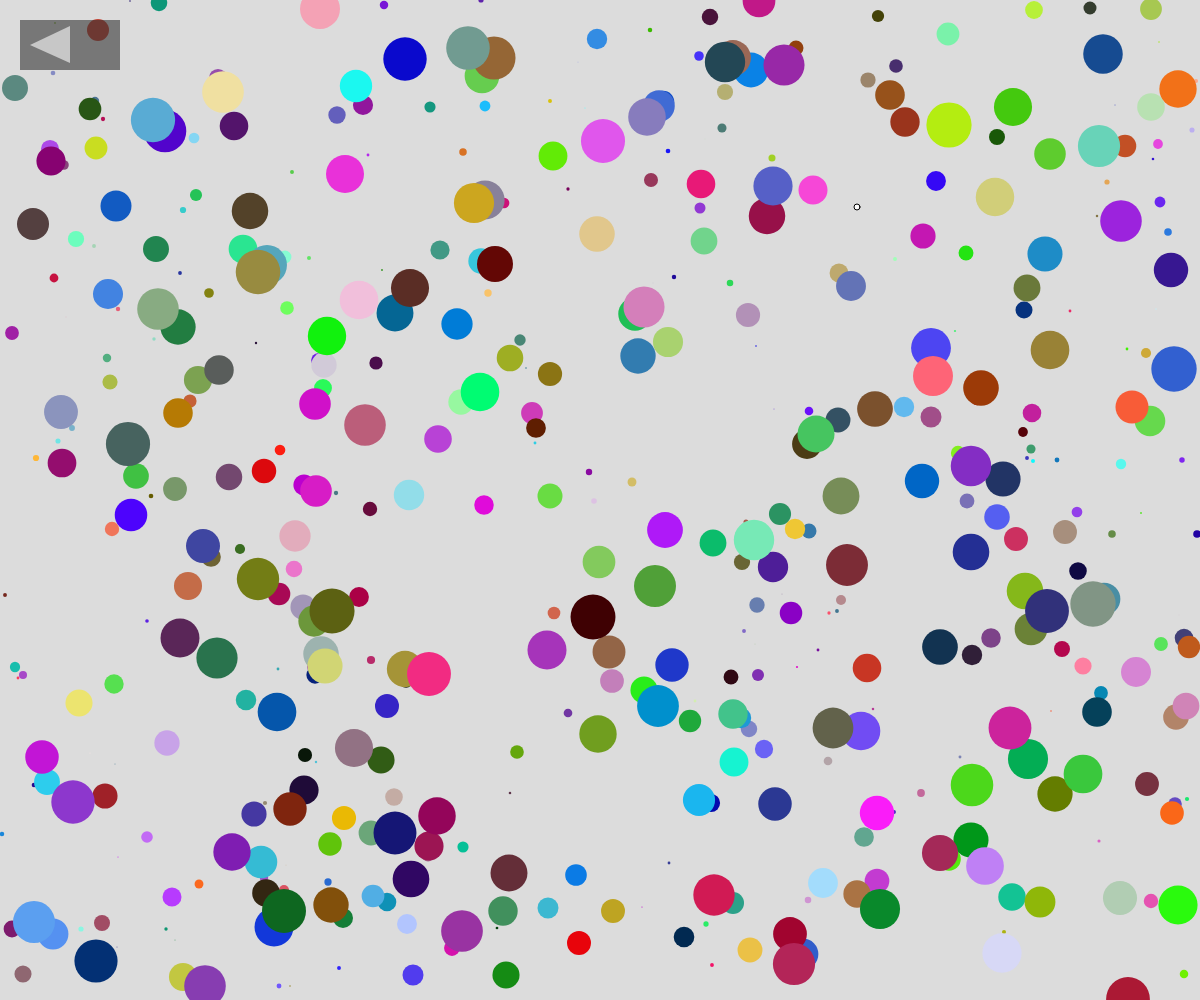
Frame 1 (no input)
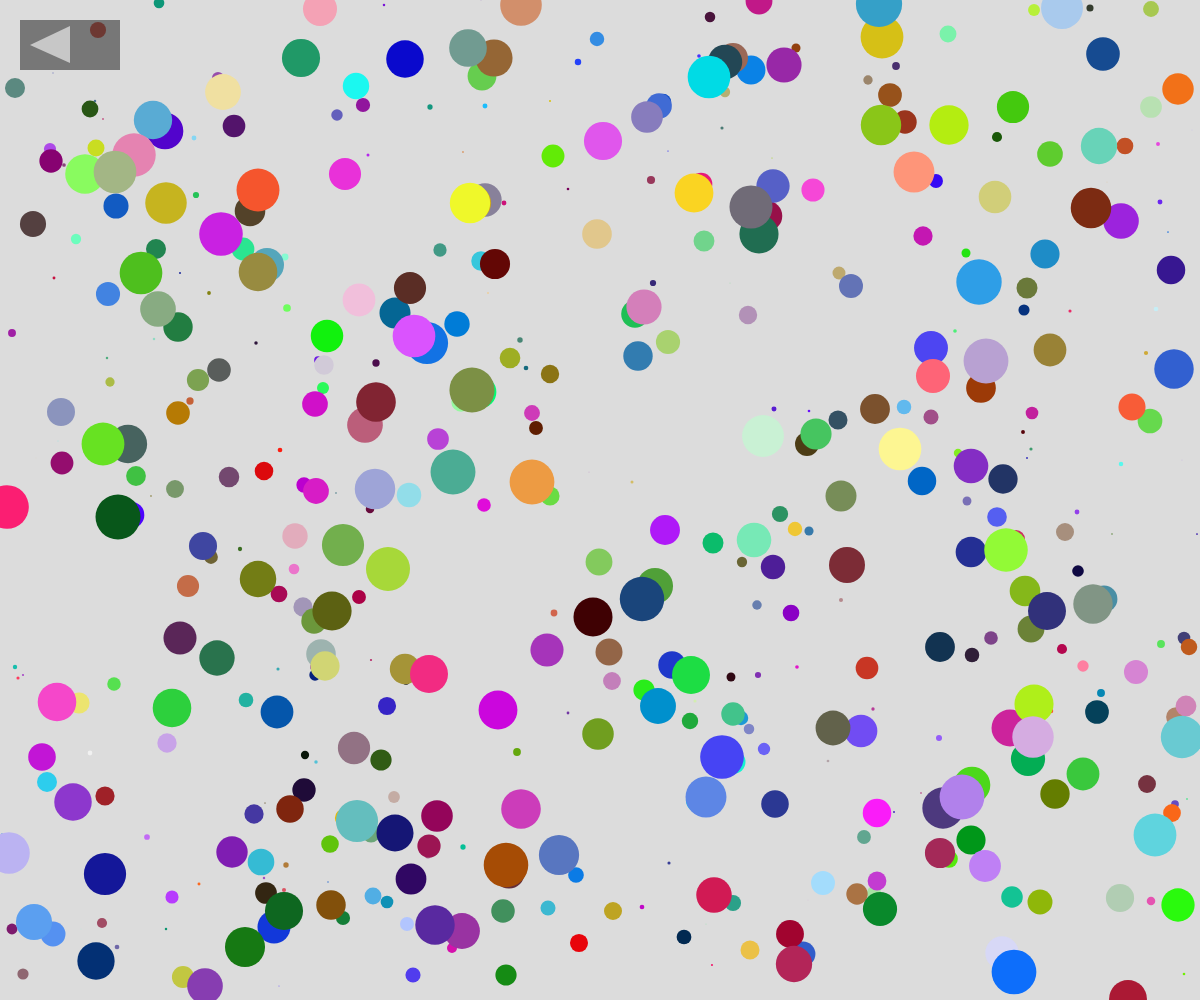
Frame 60 (no input)
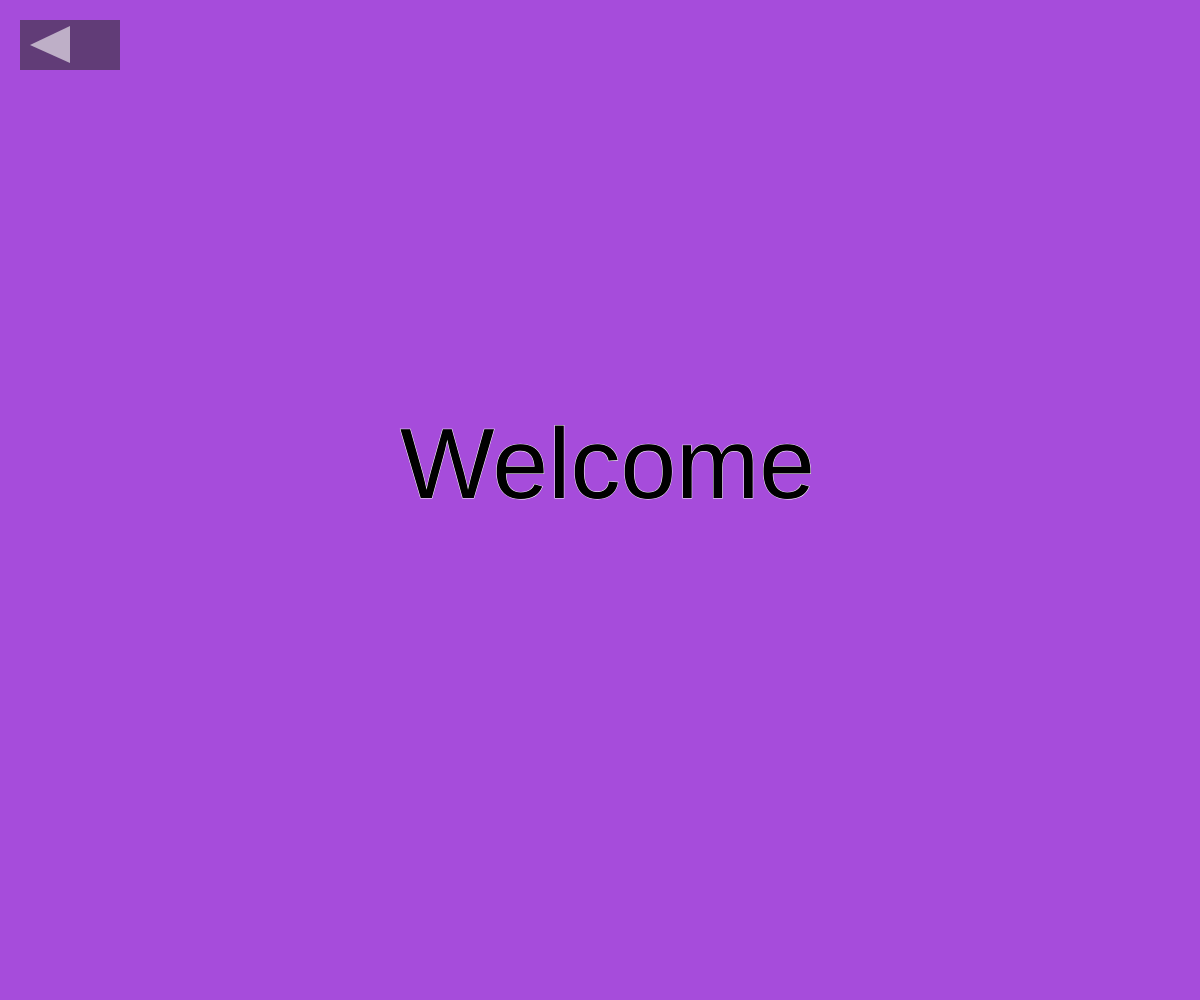
Frame 120 (the mouse pressed at the canvas centre since frame 60)

The p5.js sketch that drew these frames (run headless with seeded random() and noise() and a simulated clock; from frame 60 on, the mouse is pressed at the canvas centre):

// p5.js sketch
// ── sketch.js
var w = window.innerWidth;
var h = window.innerHeight;

var click = false

var rand = []
const rand_size = 500

function setup() {
  canvas = createCanvas(w, h);
  for (let index = 0; index < rand_size; index++) {
    addToArr(rand)
  }
}

function draw() {
  background(220);
  var i = rand_size / 100
  rand.forEach(element => {
    ellipse(element[0], element[1], i + element[2]);
    let c = color(element[3], element[4], element[5]);
    fill(c);
    noStroke();
    i -= 0.1
  });
  if (click) {
    rect(0, 0, w, h)
  }
  rand.shift()
  addToArr(rand)
  fill(color(0, 0, 0))
  stroke(255)
  text("Welcome", mouseX - 200, mouseY - 80, 500, 200)
  textSize(100)
  backButton()
}

function mousePressed() {
  click = !click
}

function backButton() {
  startXY = [20, 20]
  endXY = [100, 50]
  fill(50, 50, 50, 150)
  noStroke()
  rect(startXY[0], startXY[1], endXY[0], endXY[1])
  fill(255, 255, 255, 150)
  triangle(startXY[0] * 1.5, endXY[1] / 2 + startXY[1],
    startXY[0] + (endXY[0] / 2),
    startXY[1] * 1.3,
    startXY[0] + (endXY[0] / 2),
    (startXY[1] + endXY[1]) * 0.9);
}

function addToArr(rand) {
  tmp = [int(random(0, w)), int(random(0, h)), random(-2, 2), int(random(0, 255)), int(random(0, 255)), int(random(0, 255))]
  rand.push(tmp)
}

window.onresize = function () {
  // assigns new values for width and height variables
  w = window.innerWidth;
  h = window.innerHeight;
  canvas.size(w, h);
}
